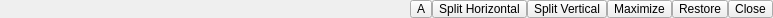
<?xml version="1.0" encoding="UTF-8"?>
<ui version="4.0">
 <class>MultiViewFrameMenu</class>
 <widget class="QWidget" name="MultiViewFrameMenu">
  <property name="geometry">
   <rect>
    <x>0</x>
    <y>0</y>
    <width>773</width>
    <height>18</height>
   </rect>
  </property>
  <property name="sizePolicy">
   <sizepolicy hsizetype="Preferred" vsizetype="Minimum">
    <horstretch>0</horstretch>
    <verstretch>0</verstretch>
   </sizepolicy>
  </property>
  <property name="minimumSize">
   <size>
    <width>0</width>
    <height>0</height>
   </size>
  </property>
  <property name="maximumSize">
   <size>
    <width>16777215</width>
    <height>18</height>
   </size>
  </property>
  <property name="baseSize">
   <size>
    <width>22</width>
    <height>22</height>
   </size>
  </property>
  <property name="windowTitle">
   <string>Form</string>
  </property>
  <layout class="QHBoxLayout">
   <property name="spacing">
    <number>0</number>
   </property>
   <property name="margin">
    <number>0</number>
   </property>
   <item>
    <widget class="QLabel" name="WindowCaption">
     <property name="enabled">
      <bool>true</bool>
     </property>
     <property name="sizePolicy">
      <sizepolicy hsizetype="Expanding" vsizetype="Preferred">
       <horstretch>0</horstretch>
       <verstretch>0</verstretch>
      </sizepolicy>
     </property>
     <property name="text">
      <string/>
     </property>
    </widget>
   </item>
   <item>
    <widget class="QToolButton" name="ActiveButton">
     <property name="minimumSize">
      <size>
       <width>16</width>
       <height>16</height>
      </size>
     </property>
     <property name="text">
      <string>A</string>
     </property>
     <property name="checkable">
      <bool>true</bool>
     </property>
     <property name="autoRaise">
      <bool>false</bool>
     </property>
    </widget>
   </item>
   <item>
    <widget class="QToolButton" name="SplitHorizontalButton">
     <property name="sizePolicy">
      <sizepolicy hsizetype="Fixed" vsizetype="Fixed">
       <horstretch>0</horstretch>
       <verstretch>0</verstretch>
      </sizepolicy>
     </property>
     <property name="minimumSize">
      <size>
       <width>16</width>
       <height>16</height>
      </size>
     </property>
     <property name="text">
      <string>Split Horizontal</string>
     </property>
     <property name="icon">
      <iconset resource="../pqComponents.qrc">
       <normaloff>:/pqWidgets/Icons/pqSplitViewH12.png</normaloff>:/pqWidgets/Icons/pqSplitViewH12.png</iconset>
     </property>
     <property name="autoRaise">
      <bool>false</bool>
     </property>
    </widget>
   </item>
   <item>
    <widget class="QToolButton" name="SplitVerticalButton">
     <property name="sizePolicy">
      <sizepolicy hsizetype="Fixed" vsizetype="Fixed">
       <horstretch>0</horstretch>
       <verstretch>0</verstretch>
      </sizepolicy>
     </property>
     <property name="minimumSize">
      <size>
       <width>16</width>
       <height>16</height>
      </size>
     </property>
     <property name="text">
      <string>Split Vertical</string>
     </property>
     <property name="icon">
      <iconset resource="../pqComponents.qrc">
       <normaloff>:/pqWidgets/Icons/pqSplitViewV12.png</normaloff>:/pqWidgets/Icons/pqSplitViewV12.png</iconset>
     </property>
     <property name="autoRaise">
      <bool>false</bool>
     </property>
    </widget>
   </item>
   <item>
    <widget class="QToolButton" name="MaximizeButton">
     <property name="sizePolicy">
      <sizepolicy hsizetype="Fixed" vsizetype="Fixed">
       <horstretch>0</horstretch>
       <verstretch>0</verstretch>
      </sizepolicy>
     </property>
     <property name="minimumSize">
      <size>
       <width>16</width>
       <height>16</height>
      </size>
     </property>
     <property name="text">
      <string>Maximize</string>
     </property>
     <property name="autoRaise">
      <bool>false</bool>
     </property>
    </widget>
   </item>
   <item>
    <widget class="QToolButton" name="RestoreButton">
     <property name="sizePolicy">
      <sizepolicy hsizetype="Fixed" vsizetype="Fixed">
       <horstretch>0</horstretch>
       <verstretch>0</verstretch>
      </sizepolicy>
     </property>
     <property name="minimumSize">
      <size>
       <width>16</width>
       <height>16</height>
      </size>
     </property>
     <property name="text">
      <string>Restore</string>
     </property>
     <property name="autoRaise">
      <bool>false</bool>
     </property>
    </widget>
   </item>
   <item>
    <widget class="QToolButton" name="CloseButton">
     <property name="sizePolicy">
      <sizepolicy hsizetype="Fixed" vsizetype="Fixed">
       <horstretch>0</horstretch>
       <verstretch>0</verstretch>
      </sizepolicy>
     </property>
     <property name="minimumSize">
      <size>
       <width>16</width>
       <height>16</height>
      </size>
     </property>
     <property name="text">
      <string>Close</string>
     </property>
     <property name="autoRaise">
      <bool>false</bool>
     </property>
    </widget>
   </item>
  </layout>
 </widget>
 <resources>
  <include location="../pqComponents.qrc"/>
  <include location="../pqComponents.qrc"/>
 </resources>
 <connections/>
</ui>
